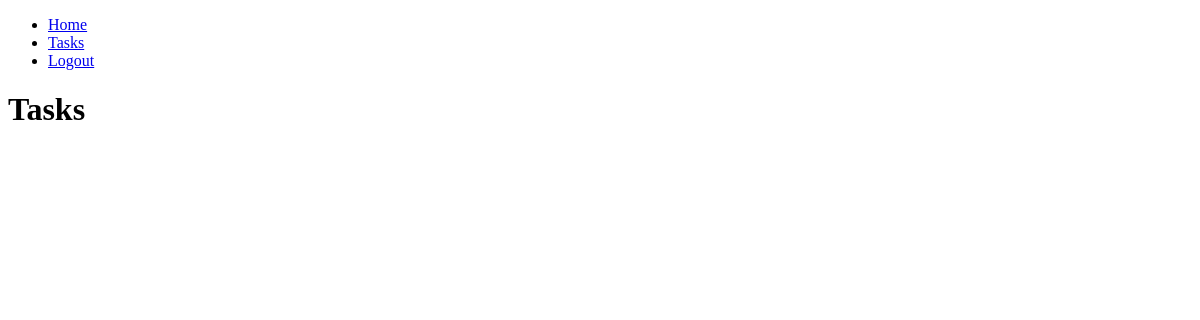
Before: /tasks/ (signed in) with the older database file.
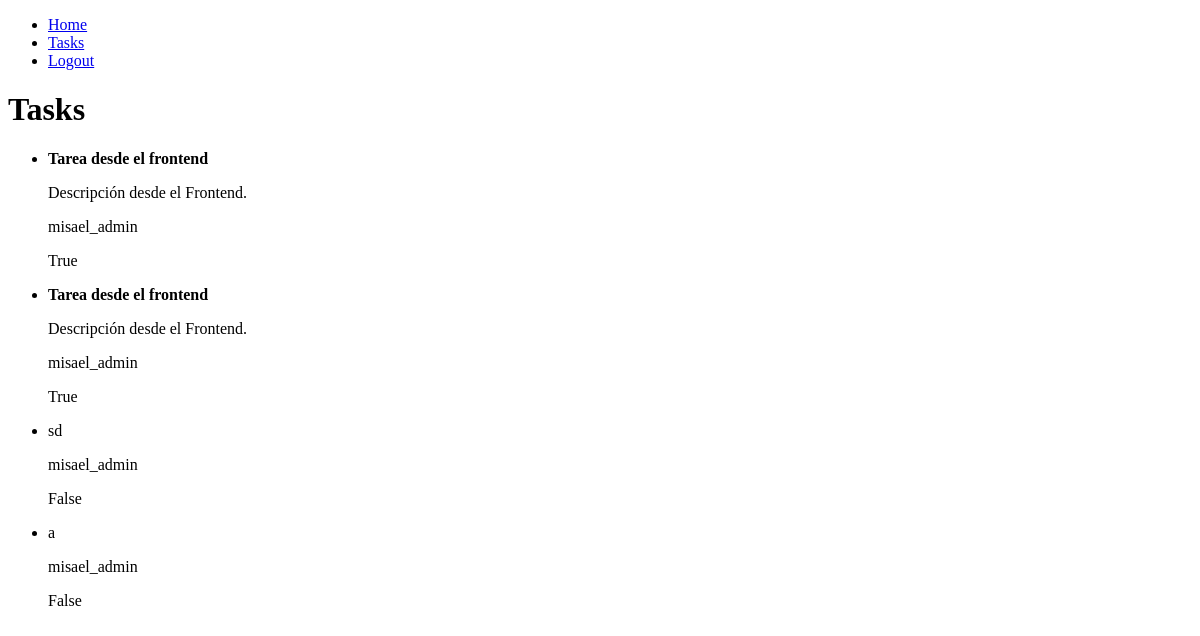
After: the same page with the newer database file.
### tasks/models.py (models this page shows, shortened)
class Task(models.Model):
    title = models.CharField(max_length=100)
    description = models.TextField(blank=True)
    created = models.DateTimeField(auto_now_add=True)
    datecompleted = models.DateTimeField(null=True, blank=True)
    important = models.BooleanField(default=False)
    user = models.ForeignKey(User, on_delete=models.CASCADE)

### tasks/views.py (the view)
# urls.py: path('tasks/', views.tasks, name='tasks'),
def tasks(request):
    tasks = Task.objects.filter(user=request.user, datecompleted__isnull=True)
    return render(request, 'tasks.html', {
        'tasks': tasks
    })

### tasks/templates/tasks.html
{% extends 'base.html' %}
{% block content %}
    <h1>Tasks</h1>
    <ul>
        {% for task in tasks %}
        <li>
            {% if task.important %}
                <strong>{{ task.title }}</strong>
            {% else %}
                {{ task.title }}
            {% endif %}
            <p>{{ task.description }}</p>
            <p>{{ task.user.username }}</p>
            <p>{{ task.important }}</p>
        </li>
        {% endfor %}
    </ul>
{% endblock %}

### tasks/templates/base.html (shortened to what this page needs)
<!DOCTYPE html>
<html lang="en">
<head>
</head>
<body>
    <nav>
        <ul>
        <li>
            <a href="/">Home</a>
        </li>
        <li>
            <a href="/tasks">Tasks</a>
        </li>
        {% if user.is_authenticated %}
        <li>
            <a href="/logout">Logout</a>
        </li>
        {% endif %}
    </ul>
</nav>
    {% block content %}
    {% endblock %}
</body>
</html>

Changed rows visible on the page:
added Task: title "Tarea desde el frontend", description "Descripción desde el Frontend.", user.username "misael_admin", important "True"
added Task: title "Tarea desde el frontend", description "Descripción desde el Frontend.", user.username "misael_admin", important "True"
added Task: title "sd", user.username "misael_admin", important "False"
added Task: title "a", user.username "misael_admin", important "False"
